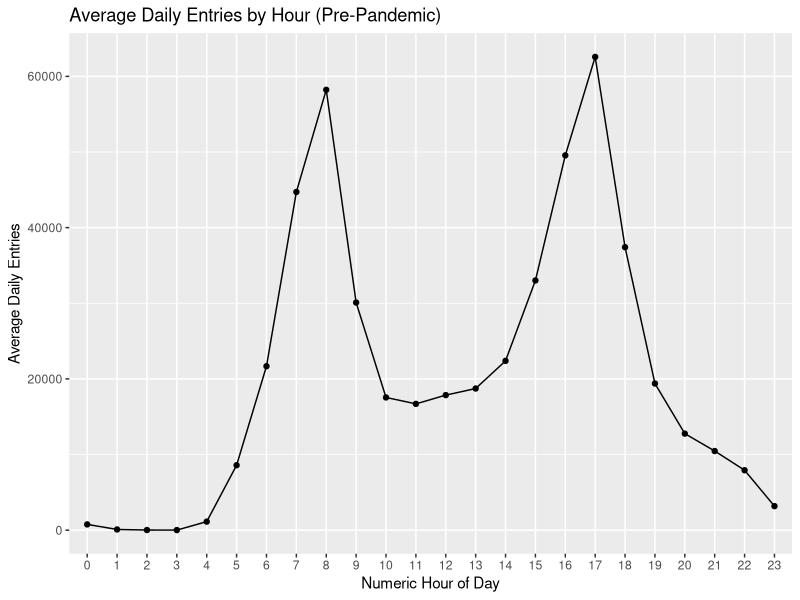
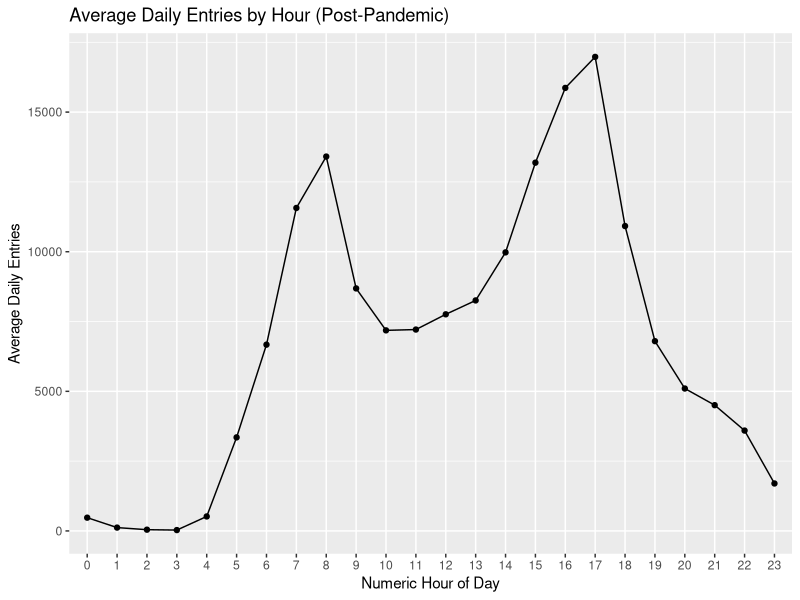

Write R code to recreate these figures, in order. (Note: this script raises an error after producing the figures.)
library(tidyverse)
library(tidyr)

before <- read.csv("../data/WMATA_boardings_by_hour/boardings_pre-covid.csv")
after <- read.csv("../data/WMATA_boardings_by_hour/boardings_post-covid.csv")
before <- before[c(1,2,4)]
after <- after[c(1,2,4)]
colnames(before) <- c("hour", "avg_daily_entries", "avg_daily_exits")
colnames(after) <- c("hour", "avg_daily_entries", "avg_daily_exits")
before$avg_daily_entries <- as.numeric(gsub(",","", before$avg_daily_entries))
before$avg_daily_exits <- as.numeric(gsub(",","", before$avg_daily_exits))
after$avg_daily_entries <- as.numeric(gsub(",","", after$avg_daily_entries))
after$avg_daily_exits <- as.numeric(gsub(",","", after$avg_daily_exits))
before$hour_numeric <- c(4:23, 0:3)
after$hour_numeric <- c(4:23, 0:3)
before <- before[c(1,4,2,3)]
after <- after[c(1,4,2,3)]
ggplot(data=before, aes(x=factor(hour_numeric, ordered = FALSE), y=avg_daily_entries, group=1)) +
  geom_line()+
  geom_point()+
  labs(x = "Numeric Hour of Day", y = "Average Daily Entries", title = "Average Daily Entries by Hour (Pre-Pandemic)")
ggplot(data=after, aes(x=factor(hour_numeric, ordered = FALSE), y=avg_daily_entries, group=1)) +
  geom_line()+
  geom_point()+
  labs(x = "Numeric Hour of Day", y = "Average Daily Entries", title = "Average Daily Entries by Hour (Post-Pandemic)")
head(before)
head(after)
write.csv(before, "../data/cleaned_data/hourly_average_cleaned_pre-covid.csv")
write.csv(after, "../data/cleaned_data/hourly_average_cleaned_post-covid.csv")